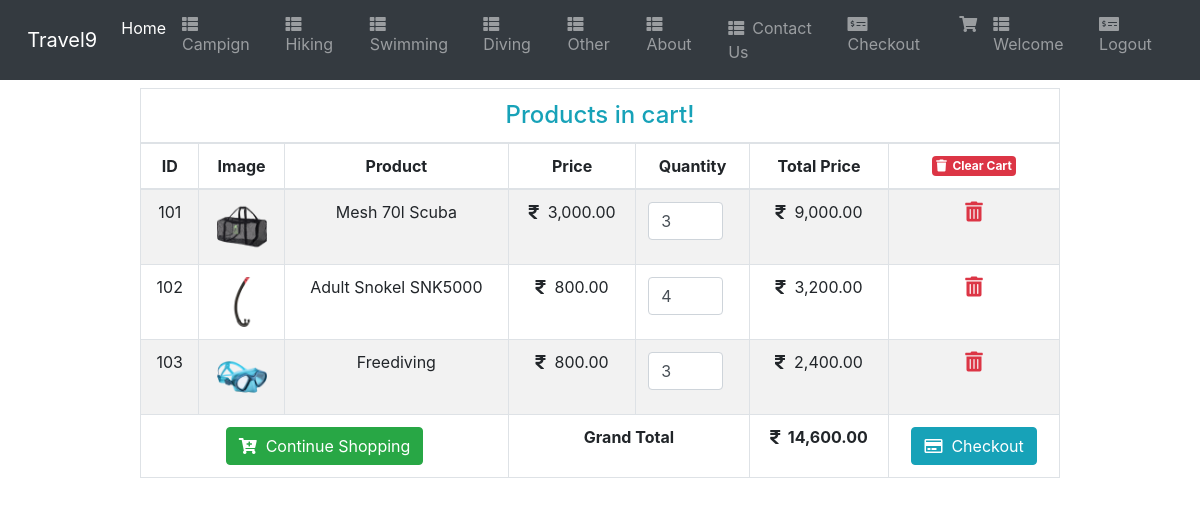
The app's page /cart.php with its own data.
### tables this page shows
CREATE TABLE IF NOT EXISTS `cart` (
  `id` int(11) NOT NULL AUTO_INCREMENT,
  `product_name` varchar(100) NOT NULL,
  `product_price` varchar(50) NOT NULL,
  `product_image` varchar(255) NOT NULL,
  `qty` int(10) NOT NULL,
  `total_price` varchar(100) NOT NULL,
  `product_code` varchar(10) NOT NULL,
  PRIMARY KEY (`id`)
);

### cart.php (the view, shortened to what this page needs)
<?php
  include("login/customer/includes/header.php");
?>
<!DOCTYPE html>
<html lang="en">
<head>
  <link rel='stylesheet' href='https://cdnjs.cloudflare.com/ajax/libs/twitter-bootstrap/4.5.2/css/bootstrap.min.css' />
  <link rel='stylesheet' href='https://cdnjs.cloudflare.com/ajax/libs/font-awesome/5.9.0/css/all.min.css' />
</head>
<body>
  <div class="container">
    <div class="row justify-content-center">
      <div class="col-lg-10">
        <div class="table-responsive mt-2">
          <table class="table table-bordered table-striped text-center">
            <thead>
              <tr>
                <td colspan="7">
                  <h4 class="text-center text-info m-0">Products in <?php echo $_SESSION['f_name']  ?> cart!</h4>
                </td>
              </tr>
              <tr>
                <th>ID</th>
                <th>Image</th>
                <th>Product</th>
                <th>Price</th>
                <th>Quantity</th>
                <th>Total Price</th>
                <th>
                  <a href="action.php?clear=all" class="badge-danger badge p-1" onclick="return confirm('Are you sure want to clear your cart?');"><i class="fas fa-trash"></i>&nbsp;&nbsp;Clear Cart</a>
                </th>
              </tr>
            </thead>
            <tbody>
              <?php
                require 'config.php';
                $stmt = $conn->prepare('SELECT * FROM cart');
                $stmt->execute();
                $result = $stmt->get_result();
                $grand_total = 0;
                while ($row = $result->fetch_assoc()):
              ?>
              <tr>
                <td><?= $row['id'] ?></td>
                <td><img src="<?= $row['product_image'] ?>" width="50"></td>
                <td><?= $row['product_name'] ?></td>
                <td>
                  <i class="fas fa-rupee-sign"></i>&nbsp;&nbsp;<?= number_format($row['product_price'],2); ?>
                </td>
                <td>
                  <input type="number" class="form-control itemQty" value="<?= $row['qty'] ?>" style="width:75px;">
                </td>
                <td><i class="fas fa-rupee-sign"></i>&nbsp;&nbsp;<?= number_format($row['total_price'],2); ?></td>
                <td>
                  <a href="action.php?remove=<?= $row['id'] ?>" class="text-danger lead" onclick="return confirm('Are you sure want to remove this item?');"><i class="fas fa-trash-alt"></i></a>
                </td>
              </tr>
              <?php $grand_total += $row['total_price']; ?>
              <?php endwhile; ?>
              <tr>
                <td colspan="3">
                  <a href="index.php" class="btn btn-success"><i class="fas fa-cart-plus"></i>&nbsp;&nbsp;Continue
                    Shopping</a>
                </td>
                <td colspan="2"><b>Grand Total</b></td>
                <td><b><i class="fas fa-rupee-sign"></i>&nbsp;&nbsp;<?= number_format($grand_total,2); ?></b></td>
                <td>
                  <a href="checkout.php" class="btn btn-info <?= ($grand_total > 1) ? '' : 'disabled'; ?>"><i class="far fa-credit-card"></i>&nbsp;&nbsp;Checkout</a>
                </td>
              </tr>
            </tbody>
          </table>
        </div>
      </div>
    </div>
  </div>
</body>
</html>

### records on screen
cart: id "101", product_image (picture), product_name "Mesh 70l Scuba", product_price "3,000.00", qty "3", total_price "9,000.00"
cart: id "102", product_image (picture), product_name "Adult Snokel SNK5000", product_price "800.00", qty "4", total_price "3,200.00"
cart: id "103", product_image (picture), product_name "Freediving", product_price "800.00", qty "3", total_price "2,400.00"

### other values on screen
$grand_total "14,600.00"
